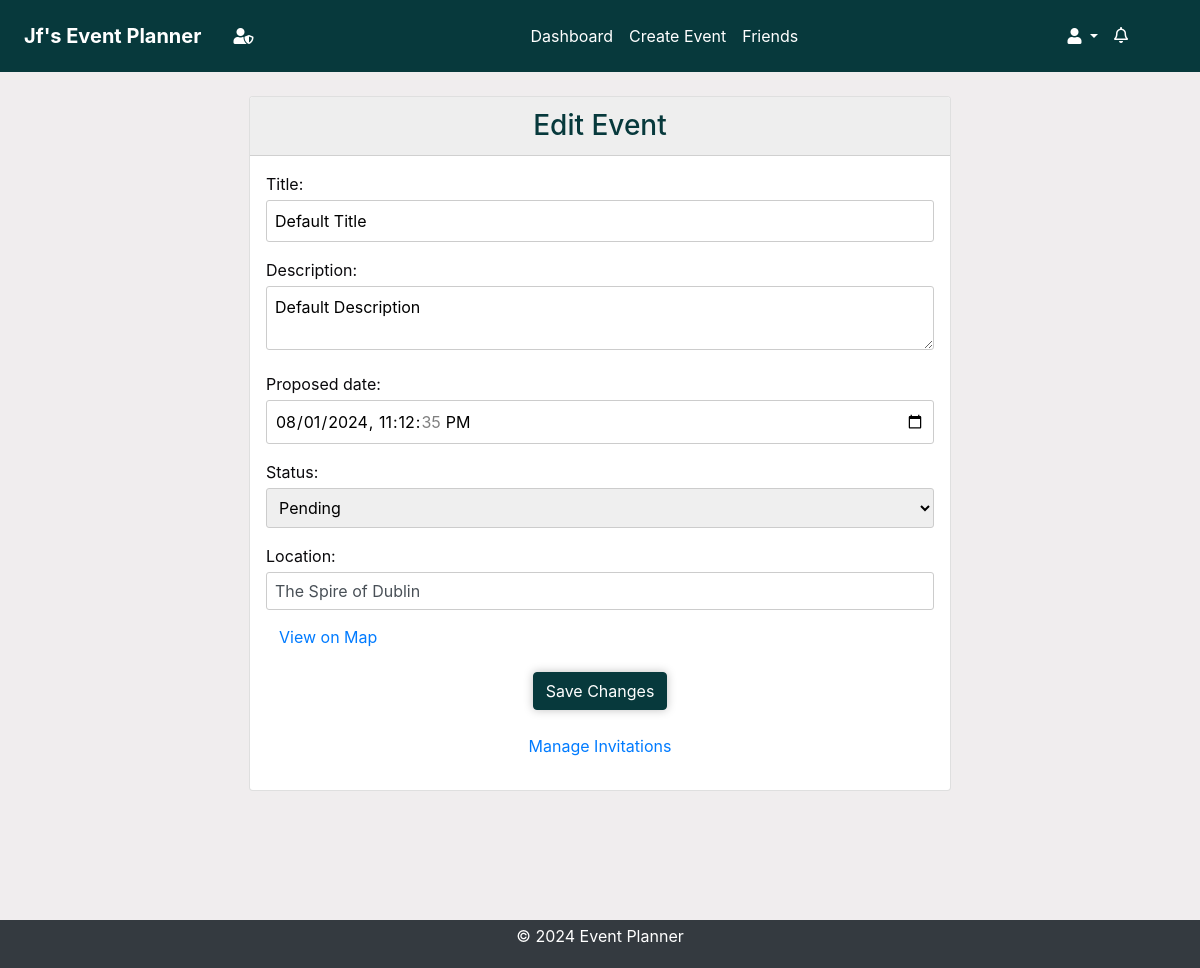
The page /events/edit/312/ (signed in) on the database its author committed.
### events/models.py (models this page shows, shortened)
class Event(models.Model):
    STATUS_CHOICES = [
        ("Pending", "Pending"),
        ("Confirmed", "Confirmed"),
        ("Cancelled", "Cancelled"),
    ]
    title = models.CharField(max_length=100)
    description = models.TextField()
    location = models.CharField(max_length=255)
    created_by = models.ForeignKey(User, on_delete=models.CASCADE)
    proposed_date = models.DateTimeField()
    finalized_date = models.DateTimeField(null=True, blank=True)
    status = models.CharField(
        max_length=20, choices=STATUS_CHOICES, default="Pending"
    )
    created_at = models.DateTimeField(auto_now_add=True)
    updated_at = models.DateTimeField(auto_now=True)

### events/views.py (the view)
# urls.py: path("edit/<int:event_id>/", views.edit_event, name="edit_event"),
@login_required
def edit_event(request, event_id):
    event = get_object_or_404(Event, id=event_id, created_by=request.user)
    previous_status = event.status
    previous_title = event.title
    previous_description = event.description
    previous_proposed_date = event.proposed_date
    previous_location = event.location
    if request.method == "POST":
        form = EventForm(request.POST, instance=event)
        if form.is_valid():
            updated_event = form.save(commit=False)
            place_name = request.POST.get("place_name")
            location = form.cleaned_data.get("location")
            if place_name:
                updated_event.location = f"{place_name}, {location}"
            has_changes = (
                updated_event.status != previous_status
                or updated_event.title != previous_title
                or updated_event.description != previous_description
                or updated_event.proposed_date != previous_proposed_date
                or updated_event.location != previous_location
            )
            updated_event.save()
            if has_changes:
                notify_event_updated(event)
            return redirect("dashboard")
    else:
        form = EventForm(instance=event)
    return render(
        request, "events/edit_event.html", {"form": form, "event_id": event_id}
    )

### events/forms.py (shortened to what this page needs)
class EventForm(forms.ModelForm):
    class Meta:
        model = Event
        fields = [
            "title",
            "description",
            "location",
            "proposed_date",
            "status",
        ]
        widgets = {
            "proposed_date": forms.DateTimeInput(
                attrs={"type": "datetime-local"}
            ),
        }
    def __init__(self, *args, **kwargs):
        super().__init__(*args, **kwargs)
        self.fields["title"].initial = "Default Title"
        self.fields["description"].initial = "Default Description"
        self.fields["location"].initial = "The Spire of Dublin"
        self.fields["proposed_date"].initial = (
            timezone.now()
            + timezone.timedelta(hours=1)
        )
        self.fields["status"].initial = "Pending"

### accounts/context_processors.py (called while the page is built)
def google_api_key(request):
    return {"GOOGLE_API_KEY": os.getenv("GOOGLE_API_KEY")}

### notifications/context_processors.py (called while the page is built)
def notifications(request):
    if request.user.is_authenticated:
        all_unread_notifications = Notification.objects.filter(
            user=request.user, read=False
        ).order_by("-created_at")
        unread_count = all_unread_notifications.count()
        recent_unread_notifications = all_unread_notifications[:8]
        return {
            "recent_unread_notifications": recent_unread_notifications,
            "unread_count": unread_count,
        }
    return {}

### templates/events/edit_event.html (shortened to what this page needs)
{% extends 'base.html' %}
{% load static %}
{% block content %}
<div class="container card mt-2"  id="edit-form">
    <h3 class="text-center card-header">Edit Event</h3>
    <form method="post" action="" class="event-form">
        <div class="form-group">
            <div class="mb-3">
                {{ form.title.label_tag }} {{ form.title }}
            </div>
            <div class="mb-3">
                {{ form.description.label_tag }} {{ form.description }}
            </div>
            <div class="mb-3">
                {{ form.proposed_date.label_tag }} {{ form.proposed_date }}
            </div>
            <div class="mb-3">
                {{ form.status.label_tag }} {{ form.status }}
            </div>
        </div>
        <div class="form-group">
            <label for="location">Location:</label>
            <input type="text" id="location" name="location" value="{{ form.location.value }}" class="form-control" required>
            <a id="mapLink" href="#" target="_blank" class="btn btn-link mt-2">View on Map</a>
        </div>
        <button type="submit" class="btn btn-primary btn-block">Save Changes</button>
        <p class="text-center text-white mt-4">
            <a href="{% url 'manage_invitations' event_id=event_id %}">Manage Invitations</a>
        </p>
    </form>
</div>
{% endblock %}

### templates/base.html (shortened to what this page needs)
<!DOCTYPE html>
<html lang="en">
<head>
    {% load static %}
    <link rel="stylesheet" href="https://stackpath.bootstrapcdn.com/bootstrap/4.5.2/css/bootstrap.min.css">
    <link rel="stylesheet" href="{% static 'css/styles.css' %}">
    <link rel="stylesheet" href="https://cdnjs.cloudflare.com/ajax/libs/font-awesome/5.15.4/css/all.min.css">
    <link rel="stylesheet" href="https://cdnjs.cloudflare.com/ajax/libs/fullcalendar/3.10.2/fullcalendar.min.css" />
</head>
<body class="c-app">
    <header class="c-header c-header-light c-header-fixed">
        <nav class="navbar navbar-expand-lg navbar-light">
            <a class="navbar-brand" href="{% url 'dashboard' %}"><strong> {{ user.username|title }}'s Event Planner</strong>
            </a>
            {% if user.is_superuser %}
            <a class="nav-link" aria-label="Admin Panel"  href="{% url 'admin:index' %}"> <i class="fas fa-user-shield"></i></a>
            {% endif %}
            <div class="collapse navbar-collapse" id="navbarSupportedContent">
                {% if user.is_authenticated %}
                <ul class="navbar-nav mx-auto">
                    <li class="nav-item {% if request.resolver_match.url_name == 'dashboard' %}active{% endif %}">
                        <a class="nav-link" href="{% url 'dashboard' %}">Dashboard</a>
                    </li>
                    <li class="nav-item {% if request.resolver_match.url_name == 'create_event' %}active{% endif %}">
                        <a class="nav-link" href="{% url 'create_event' %}">Create Event</a>
                    </li>
                    <li class="nav-item {% if request.resolver_match.url_name == 'friends_page' %}active{% endif %}">
                        <a class="nav-link" href="{% url 'friends_page' %}">Friends</a>
                    </li>
                    {% endif %}
                </ul>
                {% if user.is_authenticated %}
                <ul class="navbar-nav d-flex">
                    <li class="nav-item dropdown">
                        <a class="nav-link dropdown-toggle" href="#" id="profileLink" role="button" data-toggle="dropdown" aria-haspopup="true" aria-expanded="false">
                            <i class="fas fa-user"></i>
                        </a>
                    </li>
                </ul>
                {% endif %}
            </div>
            {% if user.is_authenticated %}
                <ul class="navbar-nav ml-auto d-flex">
                    <li class="nav-item mr-3">
                        <a class="nav-link" href="#" id="notificationBell" role="button" data-toggle="dropdown" aria-haspopup="true" aria-expanded="false">
                            <i class="fas fa-bell" style="font-weight:100";></i>
                        </a>
                    </li>
                </ul>
            {% endif %}
        </nav>
    </header>
    <main class="c-main">
        <div class="container-fluid">
            <div class="fade-in">
                {% block content %}{% endblock %}
            </div>
        </div>
    </main>
    <footer class="footer py-1">
        <div class="container text-center">
            <p class="text-white">&copy; 2024 Event Planner</p>
        </div>
    </footer>
</body>
</html>

### static/css/styles.css (style rules this page uses)
* { box-sizing: border-box; }
body, html { margin: 0; padding: 0; font-family: var(--font-family-sans-serif); background-color: var(--background); color: var(--text); height: 100%; }
:root { --primary: #07393c; --secondary: #2C666E; --accent: #90DDF0; --background: #F0EDEE; --text: #0A090C; --heading-bg: #eeeeee; --white: #fff; --gray: #6c757d; --gray-dark: #343a40; --success: #28a745; --info: #17a2b8; --warning: #ffc107; --danger: #dc3545; --light: #f8f9fa; --dark: #343a40; --blue: #00448d !important; --breakpoint-xs: 0; --breakpoint-sm: 576px; --breakpoint-md: 768px; --breakpoint-lg: 992px; --breakpoint-xl: 1200px; --font-family-sans-serif: -apple-system, BlinkMacSystemFont, "Segoe UI", Roboto, "Helvetica Neue", Arial, "Noto Sans", sans-serif, "Apple Color Emoji", "Segoe UI Emoji", "Segoe UI Symbol", "Noto Color Emoji"; --font-family-monospace: SFMono-Regular, Menlo, Monaco, Consolas, "Liberation Mono", "Courier New", monospace; }
.container-fluid { display: flex; flex-direction: column; min-height: 100vh; }
.btn-primary { background-color: var(--primary) !important; border-color: var(--primary) !important; }
header { background-color: var(--primary) !important; color: var(--white) !important; padding: .5rem !important; margin-bottom: 1rem !important; }
header a, header .navbar-brand, header .nav-link { color: var(--white) !important; }
.card-header { background-color: var(--heading-bg) !important; color: var(--primary) !important; }
footer { background-color: var(--dark) !important; color: var(--white) !important; padding: 1px 0px !important; padding-top: 0 !important; padding-bottom: 0 !important; margin-top: 2rem !important; text-align: center !important; margin-top: auto; }
.upcoming-events, .your-events, form { padding: 1rem; box-shadow: 0 0 10px rgba(0, 0, 0, .1); background-color: var(--white); border-radius: 5px; }
.form-group label { display: block; margin-bottom: .25rem; color: var(--text) !important; }
.form-group input, .form-group select, .form-group textarea { width: 100%; padding: .5rem; border: 1px solid #ccc; border-radius: 3px; }
#id_description { height: 4rem; }
body>main>div>div>div>form>button { box-shadow: 0 0 10px rgba(0, 0, 0, .25); width: auto !important; margin: 0 auto; }
#edit-form, #event-form { width: 60% !important; }
body>main>div>div>div.container { background-color: var(--white); padding: 2rem; box-shadow: 0 0 10px rgba(0, 0, 0, .5); }
.upcoming-events, .your-events, form { box-shadow: none; }
.card { box-shadow: 0 0 10px rgba(0, 0, 0, .1); min-height: 50%; }
.navbar-nav.mx-auto { flex: 1; justify-content: center; }
#notificationBell { margin-right: auto; display: flex; justify-content: flex-end; }
body>main>div>div>div.container { padding: 0rem; box-shadow: none; }

### rows shown on the page
Event: title "Default Title", description "Default Description", proposed_date "08/01/2024 23:12:35", status "Pending", location "The Spire of Dublin"

### other values the page prints
{{ user.username|title }} "Jf"
